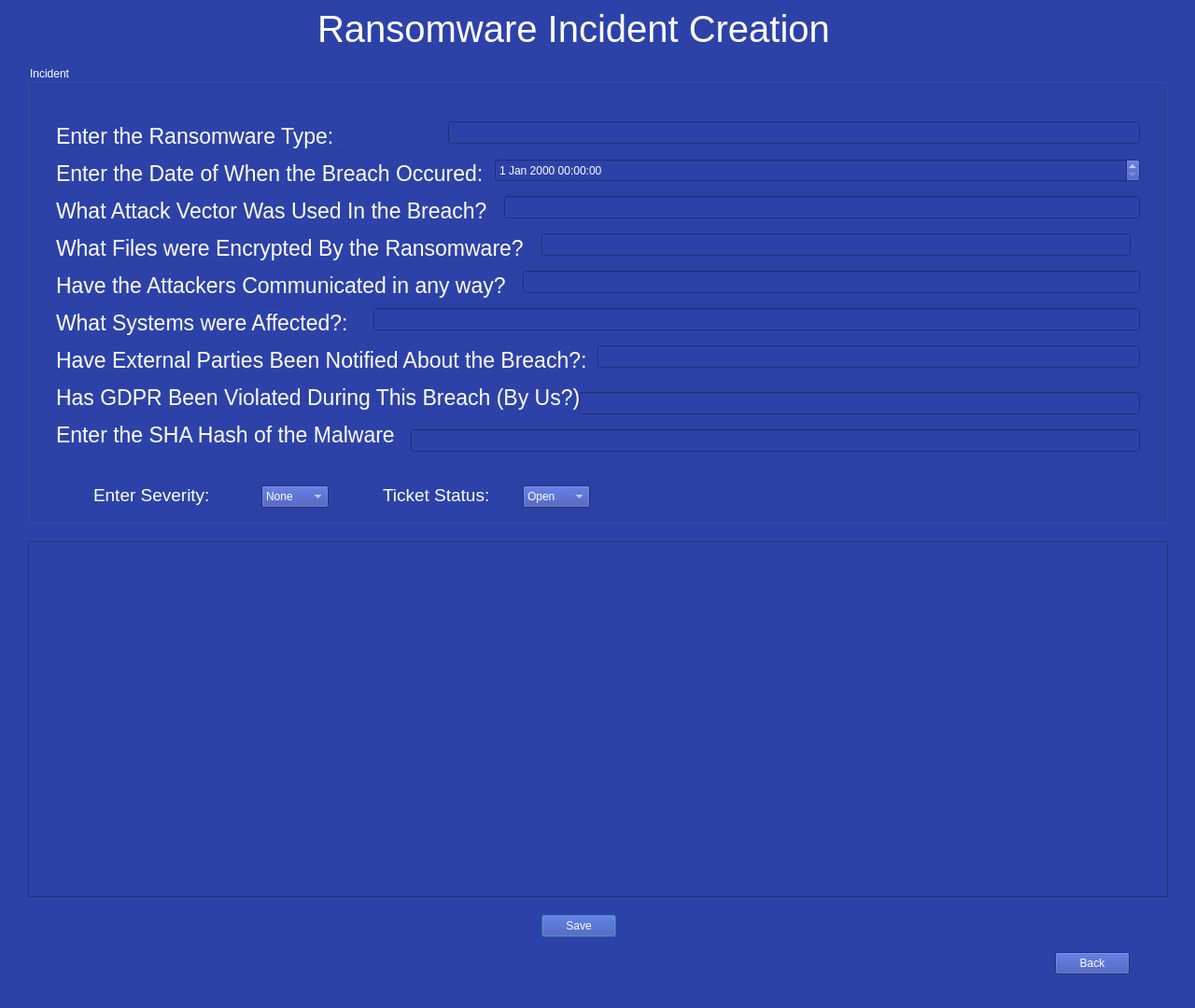
<?xml version="1.0" encoding="UTF-8"?>
<ui version="4.0">
 <class>ransomwareeditor</class>
 <widget class="QDialog" name="ransomwareeditor">
  <property name="geometry">
   <rect>
    <x>0</x>
    <y>0</y>
    <width>1280</width>
    <height>1080</height>
   </rect>
  </property>
  <property name="windowTitle">
   <string>Dialog</string>
  </property>
  <property name="styleSheet">
   <string notr="true">background-color: #2d42a8; color: white;</string>
  </property>
  <widget class="QPushButton" name="ransomsaveButton">
   <property name="geometry">
    <rect>
     <x>580</x>
     <y>980</y>
     <width>80</width>
     <height>24</height>
    </rect>
   </property>
   <property name="text">
    <string>Save</string>
   </property>
  </widget>
  <widget class="QLabel" name="label">
   <property name="geometry">
    <rect>
     <x>340</x>
     <y>0</y>
     <width>551</width>
     <height>61</height>
    </rect>
   </property>
   <property name="font">
    <font>
     <pointsize>30</pointsize>
    </font>
   </property>
   <property name="styleSheet">
    <string notr="true">color: white;</string>
   </property>
   <property name="text">
    <string>Ransomware Incident Creation</string>
   </property>
  </widget>
  <widget class="QGroupBox" name="groupBox">
   <property name="geometry">
    <rect>
     <x>30</x>
     <y>70</y>
     <width>1221</width>
     <height>491</height>
    </rect>
   </property>
   <property name="styleSheet">
    <string notr="true">color: white;</string>
   </property>
   <property name="title">
    <string>Incident</string>
   </property>
   <widget class="QLabel" name="label_2">
    <property name="geometry">
     <rect>
      <x>30</x>
      <y>60</y>
      <width>311</width>
      <height>31</height>
     </rect>
    </property>
    <property name="font">
     <font>
      <pointsize>17</pointsize>
     </font>
    </property>
    <property name="text">
     <string>Enter the Ransomware Type:</string>
    </property>
   </widget>
   <widget class="QLabel" name="label_3">
    <property name="geometry">
     <rect>
      <x>30</x>
      <y>100</y>
      <width>471</width>
      <height>31</height>
     </rect>
    </property>
    <property name="font">
     <font>
      <pointsize>17</pointsize>
     </font>
    </property>
    <property name="text">
     <string>Enter the Date of When the Breach Occured:</string>
    </property>
   </widget>
   <widget class="QLabel" name="label_4">
    <property name="geometry">
     <rect>
      <x>30</x>
      <y>140</y>
      <width>461</width>
      <height>31</height>
     </rect>
    </property>
    <property name="font">
     <font>
      <pointsize>17</pointsize>
     </font>
    </property>
    <property name="text">
     <string>What Attack Vector Was Used In the Breach?:</string>
    </property>
   </widget>
   <widget class="QLabel" name="label_5">
    <property name="geometry">
     <rect>
      <x>30</x>
      <y>180</y>
      <width>501</width>
      <height>31</height>
     </rect>
    </property>
    <property name="font">
     <font>
      <pointsize>17</pointsize>
     </font>
    </property>
    <property name="text">
     <string>What Files were Encrypted By the Ransomware?:</string>
    </property>
   </widget>
   <widget class="QLabel" name="label_6">
    <property name="geometry">
     <rect>
      <x>30</x>
      <y>220</y>
      <width>481</width>
      <height>31</height>
     </rect>
    </property>
    <property name="font">
     <font>
      <pointsize>17</pointsize>
     </font>
    </property>
    <property name="text">
     <string>Have the Attackers Communicated in any way?:</string>
    </property>
   </widget>
   <widget class="QLabel" name="label_7">
    <property name="geometry">
     <rect>
      <x>30</x>
      <y>300</y>
      <width>571</width>
      <height>31</height>
     </rect>
    </property>
    <property name="font">
     <font>
      <pointsize>17</pointsize>
     </font>
    </property>
    <property name="text">
     <string>Have External Parties Been Notified About the Breach?:</string>
    </property>
   </widget>
   <widget class="QLabel" name="label_8">
    <property name="geometry">
     <rect>
      <x>30</x>
      <y>340</y>
      <width>571</width>
      <height>31</height>
     </rect>
    </property>
    <property name="font">
     <font>
      <pointsize>17</pointsize>
     </font>
    </property>
    <property name="text">
     <string>Has GDPR Been Violated During This Breach (By Us?):</string>
    </property>
   </widget>
   <widget class="QLabel" name="label_9">
    <property name="geometry">
     <rect>
      <x>30</x>
      <y>260</y>
      <width>321</width>
      <height>31</height>
     </rect>
    </property>
    <property name="font">
     <font>
      <pointsize>17</pointsize>
     </font>
    </property>
    <property name="text">
     <string>What Systems were Affected?:</string>
    </property>
   </widget>
   <widget class="QLabel" name="label_10">
    <property name="geometry">
     <rect>
      <x>30</x>
      <y>380</y>
      <width>371</width>
      <height>31</height>
     </rect>
    </property>
    <property name="font">
     <font>
      <pointsize>17</pointsize>
     </font>
    </property>
    <property name="text">
     <string>Enter the SHA Hash of the Malware :</string>
    </property>
   </widget>
   <widget class="QLineEdit" name="ransomType">
    <property name="geometry">
     <rect>
      <x>450</x>
      <y>60</y>
      <width>741</width>
      <height>24</height>
     </rect>
    </property>
   </widget>
   <widget class="QLineEdit" name="attackVector">
    <property name="geometry">
     <rect>
      <x>510</x>
      <y>140</y>
      <width>681</width>
      <height>24</height>
     </rect>
    </property>
   </widget>
   <widget class="QLineEdit" name="dataAffected">
    <property name="geometry">
     <rect>
      <x>550</x>
      <y>180</y>
      <width>631</width>
      <height>24</height>
     </rect>
    </property>
   </widget>
   <widget class="QLineEdit" name="ransomComms">
    <property name="geometry">
     <rect>
      <x>530</x>
      <y>220</y>
      <width>661</width>
      <height>24</height>
     </rect>
    </property>
   </widget>
   <widget class="QLineEdit" name="affectedSystems">
    <property name="geometry">
     <rect>
      <x>370</x>
      <y>260</y>
      <width>821</width>
      <height>24</height>
     </rect>
    </property>
   </widget>
   <widget class="QLineEdit" name="externalNotify">
    <property name="geometry">
     <rect>
      <x>610</x>
      <y>300</y>
      <width>581</width>
      <height>24</height>
     </rect>
    </property>
   </widget>
   <widget class="QLineEdit" name="gdpr">
    <property name="geometry">
     <rect>
      <x>590</x>
      <y>350</y>
      <width>601</width>
      <height>24</height>
     </rect>
    </property>
   </widget>
   <widget class="QLineEdit" name="ransomSHA">
    <property name="geometry">
     <rect>
      <x>410</x>
      <y>390</y>
      <width>781</width>
      <height>24</height>
     </rect>
    </property>
   </widget>
   <widget class="QDateTimeEdit" name="breachDateTime">
    <property name="geometry">
     <rect>
      <x>500</x>
      <y>100</y>
      <width>691</width>
      <height>25</height>
     </rect>
    </property>
   </widget>
   <widget class="QComboBox" name="ticketStatus">
    <property name="geometry">
     <rect>
      <x>530</x>
      <y>450</y>
      <width>72</width>
      <height>24</height>
     </rect>
    </property>
    <item>
     <property name="text">
      <string>Open</string>
     </property>
    </item>
    <item>
     <property name="text">
      <string>In Progress</string>
     </property>
    </item>
    <item>
     <property name="text">
      <string>Closed</string>
     </property>
    </item>
   </widget>
   <widget class="QComboBox" name="severity">
    <property name="geometry">
     <rect>
      <x>250</x>
      <y>450</y>
      <width>72</width>
      <height>24</height>
     </rect>
    </property>
    <item>
     <property name="text">
      <string>None</string>
     </property>
    </item>
    <item>
     <property name="text">
      <string>Low</string>
     </property>
    </item>
    <item>
     <property name="text">
      <string>Medium</string>
     </property>
    </item>
    <item>
     <property name="text">
      <string>High</string>
     </property>
    </item>
   </widget>
   <widget class="QLabel" name="label_11">
    <property name="geometry">
     <rect>
      <x>70</x>
      <y>440</y>
      <width>131</width>
      <height>41</height>
     </rect>
    </property>
    <property name="font">
     <font>
      <pointsize>14</pointsize>
     </font>
    </property>
    <property name="styleSheet">
     <string notr="true">color: white;</string>
    </property>
    <property name="text">
     <string>Enter Severity:</string>
    </property>
   </widget>
   <widget class="QLabel" name="label_12">
    <property name="geometry">
     <rect>
      <x>380</x>
      <y>440</y>
      <width>131</width>
      <height>41</height>
     </rect>
    </property>
    <property name="font">
     <font>
      <pointsize>14</pointsize>
     </font>
    </property>
    <property name="styleSheet">
     <string notr="true">color: white;</string>
    </property>
    <property name="text">
     <string>Ticket Status:</string>
    </property>
   </widget>
  </widget>
  <widget class="QTextEdit" name="incidentAnalysis">
   <property name="geometry">
    <rect>
     <x>30</x>
     <y>580</y>
     <width>1221</width>
     <height>381</height>
    </rect>
   </property>
   <property name="styleSheet">
    <string notr="true">color: white;</string>
   </property>
  </widget>
  <widget class="QPushButton" name="pushButton">
   <property name="geometry">
    <rect>
     <x>1130</x>
     <y>1020</y>
     <width>80</width>
     <height>24</height>
    </rect>
   </property>
   <property name="text">
    <string>Back</string>
   </property>
  </widget>
 </widget>
 <resources/>
 <connections/>
</ui>
